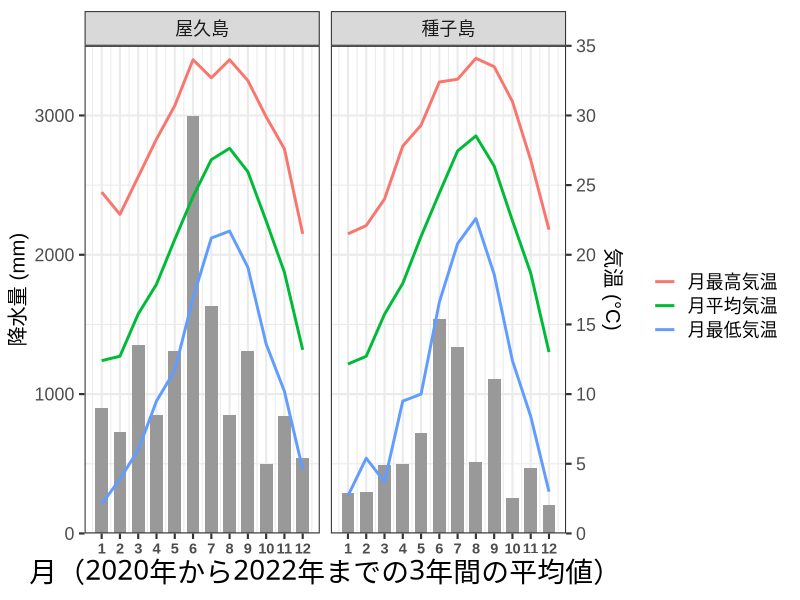

This chart was generated by the following R code:
## ---- chunk 1
library(tidyverse)


y1.lim <- c(0,35) #左軸気温
y2.lim <- c(0,3500) #右軸降水量

scaler <- (y2.lim[2] - y2.lim[1])/(y1.lim[2] - y1.lim[1])


read_csv("data/taneyaku_climate20_22.csv", skip = 6) %>% 
  drop_na() %>% 
  group_by(site, month) %>% 
  summarise("temp_max_month" = max(temp_max),
            "temp_mean_month" = mean(temp_mean),
            "temp_min_month" = min(temp_min),
            "rainfall_month" = sum(rainfall)/3,
            "wind_speed_month" = mean(wind_speed)) %>%
  pivot_longer(cols = temp_max_month:temp_min_month, 
               names_to = "temp_type", 
               values_to = "temp_month") %>% 
  mutate(site = str_replace_all(site, c("tane" = "種子島", "yaku" = "屋久島"))) %>% 
  ggplot() +
  facet_grid(~ site) +
  geom_bar(aes(x = month, y = rainfall_month), 
           stat = 'identity', fill = "grey60", 
           width = 0.7,
           breaks = seq(0,3500,500)) +
  geom_line(aes(x = month, y = temp_month*scaler, color = temp_type), size = 1) +
  scale_color_hue(name = "", labels = c(temp_max_month = "月最高気温", 
                                        temp_mean_month = "月平均気温", 
                                        temp_min_month = "月最低気温")) + 
  scale_x_continuous(breaks = seq(1,12,1)) +
  scale_y_continuous(limit = y2.lim, 
                     expand = c(0, 0), 
                     sec.axis=sec_axis(trans = ~ ./scaler, 
                     breaks = seq(y1.lim[1],y1.lim[2],5), 
                     name="気温 (°C)")) +
  labs(x = "月（2020年から2022年までの3年間の平均値）",
       y = "降水量 (mm)") +
  theme_bw(base_size = 16)+
  theme(axis.title.y = element_text(family = "Arial", size = 14.5),
        axis.text.x = element_text(family="Arial",
                                   face = "bold", size = 10.5),
        axis.title = element_text(family = "Yu Gothic",
                                  size = 20),
        legend.text = element_text(family = "Yu Gothic"),
        axis.text.y = element_text(family ="Arial"),
        plot.caption = element_text(family = "Yu Gothic")) 




